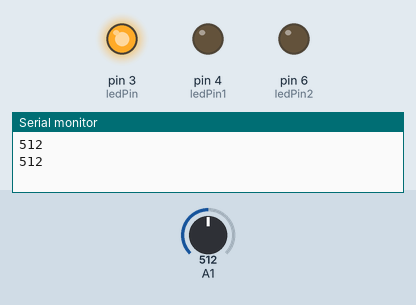
Simulated run of this sketch. Board: Arduino Uno, built with avr-gcc and run on an emulated ATmega328P. On the bench: output pins drawn as LEDs (lit = HIGH), the last lines printed to the serial monitor. The inputs (shaded band) are chosen by the test bench; at power-on: A1 = 512.

Above: at 1.8 s.
1.9 s: A1 set to 534
At 3.1 s:
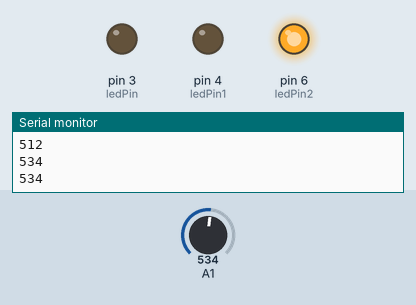
3.5 s: A1 set to 470
At 4.6 s:
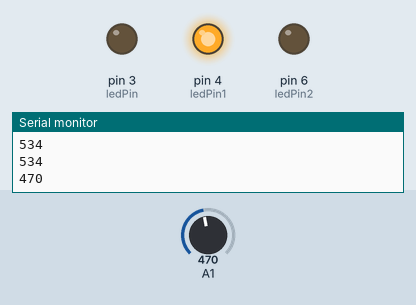
5.5 s: A1 set to 493
At 7.2 s:
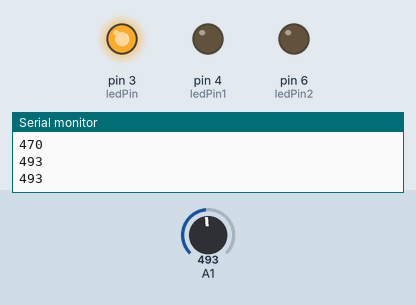
7.5 s: A1 set to 530
At 8.9 s:
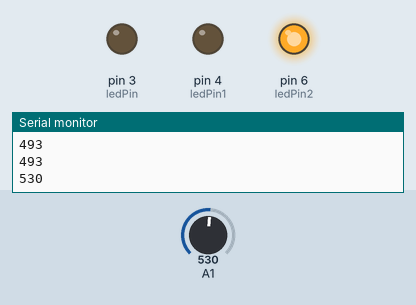
Timing chart, 0 to 10.5 s (numbered marks = the images above; inputs shaded):
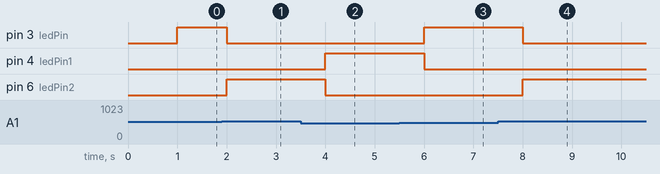

Measured:
- the behaviour switches between 519 and 520 on A1 (found by bisection; images 0 and 1)
- the behaviour switches between 480 and 481 on A1 (found by bisection; images 2 and 3)
- after the input at 1.9 s, pin 3 (ledPin): HIGH → LOW after 0.10 s; pin 6 (ledPin2): LOW → HIGH after 0.10 s
- after the input at 3.5 s, pin 4 (ledPin1): LOW → HIGH after 0.50 s; pin 6 (ledPin2): HIGH → LOW after 0.50 s
- after the input at 5.5 s, pin 3 (ledPin): LOW → HIGH after 0.50 s; pin 4 (ledPin1): HIGH → LOW after 0.50 s
- after the input at 7.5 s, pin 3 (ledPin): HIGH → LOW after 0.50 s; pin 6 (ledPin2): LOW → HIGH after 0.50 s

The sketch:

Heat_Sensor.ino
```cpp
const int ledPin =  3;
const int ledPin1 =  4;
const int ledPin2 =  6;

// the setup routine runs once when you press reset:
void setup() {
  // initialize serial communication at 9600 bits per second:
  Serial.begin(9600);

    pinMode(ledPin, OUTPUT);
    pinMode(ledPin1, OUTPUT);
      pinMode(ledPin2, OUTPUT);
}

// the loop routine runs over and over again forever:
void loop() {

  int sensorValue = analogRead(A1);

  Serial.println(sensorValue);
  delay(1000);

    if (analogRead(A1) <= 480) {
    // turn LED on:
        digitalWrite(ledPin1, HIGH);
        digitalWrite(ledPin, LOW);
        digitalWrite(ledPin2, LOW);
    }
    else if (analogRead(A1) >= 520) {
            digitalWrite(ledPin2, HIGH);
            digitalWrite(ledPin, LOW);
            digitalWrite(ledPin1, LOW);

  } else if(analogRead(A1) >480 && analogRead(A1) <520) {
             digitalWrite(ledPin, HIGH);
             digitalWrite(ledPin2, LOW);
             digitalWrite(ledPin1, LOW);
  }
else {
      digitalWrite(ledPin, LOW);
      digitalWrite(ledPin1, LOW);
      digitalWrite(ledPin2, LOW);
     }

  }
```
